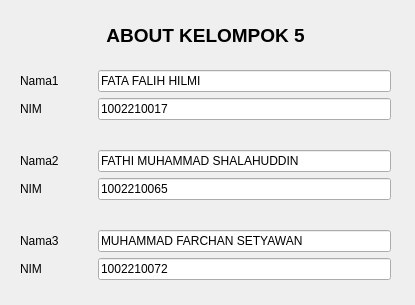
<?xml version="1.0" encoding="UTF-8"?>
<ui version="4.0">
 <class>AboutUs_Window</class>
 <widget class="QMainWindow" name="AboutUs_Window">
  <property name="enabled">
   <bool>true</bool>
  </property>
  <property name="geometry">
   <rect>
    <x>0</x>
    <y>0</y>
    <width>415</width>
    <height>305</height>
   </rect>
  </property>
  <property name="windowTitle">
   <string>About Us</string>
  </property>
  <widget class="QWidget" name="centralwidget">
   <widget class="QLabel" name="label">
    <property name="geometry">
     <rect>
      <x>0</x>
      <y>20</y>
      <width>411</width>
      <height>31</height>
     </rect>
    </property>
    <property name="font">
     <font>
      <pointsize>14</pointsize>
      <weight>75</weight>
      <bold>true</bold>
     </font>
    </property>
    <property name="text">
     <string>ABOUT KELOMPOK 5</string>
    </property>
    <property name="alignment">
     <set>Qt::AlignCenter</set>
    </property>
   </widget>
   <widget class="QWidget" name="formLayoutWidget">
    <property name="geometry">
     <rect>
      <x>20</x>
      <y>70</y>
      <width>371</width>
      <height>61</height>
     </rect>
    </property>
    <layout class="QFormLayout" name="formLayout">
     <item row="0" column="0">
      <widget class="QLabel" name="namaLabel">
       <property name="text">
        <string>Nama1          </string>
       </property>
      </widget>
     </item>
     <item row="0" column="1">
      <widget class="QLineEdit" name="namaLineEdit">
       <property name="text">
        <string>FATA FALIH HILMI</string>
       </property>
       <property name="readOnly">
        <bool>true</bool>
       </property>
      </widget>
     </item>
     <item row="1" column="0">
      <widget class="QLabel" name="nIMLabel">
       <property name="text">
        <string>NIM</string>
       </property>
      </widget>
     </item>
     <item row="1" column="1">
      <widget class="QLineEdit" name="nIMLineEdit">
       <property name="text">
        <string>1002210017</string>
       </property>
       <property name="readOnly">
        <bool>true</bool>
       </property>
      </widget>
     </item>
    </layout>
   </widget>
   <widget class="QWidget" name="formLayoutWidget_2">
    <property name="geometry">
     <rect>
      <x>20</x>
      <y>150</y>
      <width>371</width>
      <height>61</height>
     </rect>
    </property>
    <layout class="QFormLayout" name="formLayout_2">
     <item row="0" column="0">
      <widget class="QLabel" name="namaLabel_2">
       <property name="text">
        <string>Nama2          </string>
       </property>
      </widget>
     </item>
     <item row="0" column="1">
      <widget class="QLineEdit" name="namaLineEdit_2">
       <property name="text">
        <string>FATHI MUHAMMAD SHALAHUDDIN</string>
       </property>
       <property name="readOnly">
        <bool>true</bool>
       </property>
      </widget>
     </item>
     <item row="1" column="0">
      <widget class="QLabel" name="nIMLabel_2">
       <property name="text">
        <string>NIM</string>
       </property>
      </widget>
     </item>
     <item row="1" column="1">
      <widget class="QLineEdit" name="nIMLineEdit_2">
       <property name="text">
        <string>1002210065</string>
       </property>
       <property name="readOnly">
        <bool>true</bool>
       </property>
      </widget>
     </item>
    </layout>
   </widget>
   <widget class="QWidget" name="formLayoutWidget_3">
    <property name="geometry">
     <rect>
      <x>20</x>
      <y>230</y>
      <width>371</width>
      <height>61</height>
     </rect>
    </property>
    <layout class="QFormLayout" name="formLayout_3">
     <item row="0" column="0">
      <widget class="QLabel" name="namaLabel_3">
       <property name="text">
        <string>Nama3          </string>
       </property>
      </widget>
     </item>
     <item row="0" column="1">
      <widget class="QLineEdit" name="namaLineEdit_3">
       <property name="text">
        <string>MUHAMMAD FARCHAN SETYAWAN</string>
       </property>
       <property name="readOnly">
        <bool>true</bool>
       </property>
      </widget>
     </item>
     <item row="1" column="0">
      <widget class="QLabel" name="nIMLabel_3">
       <property name="text">
        <string>NIM</string>
       </property>
      </widget>
     </item>
     <item row="1" column="1">
      <widget class="QLineEdit" name="nIMLineEdit_3">
       <property name="text">
        <string>1002210072</string>
       </property>
       <property name="readOnly">
        <bool>true</bool>
       </property>
      </widget>
     </item>
    </layout>
   </widget>
   <widget class="QPushButton" name="AboutUs_PB_Home">
    <property name="geometry">
     <rect>
      <x>130</x>
      <y>340</y>
      <width>93</width>
      <height>28</height>
     </rect>
    </property>
    <property name="text">
     <string>Home</string>
    </property>
   </widget>
   <widget class="QPushButton" name="PB_update">
    <property name="geometry">
     <rect>
      <x>250</x>
      <y>340</y>
      <width>93</width>
      <height>28</height>
     </rect>
    </property>
    <property name="text">
     <string>Update</string>
    </property>
   </widget>
   <widget class="QLineEdit" name="text1">
    <property name="geometry">
     <rect>
      <x>30</x>
      <y>320</y>
      <width>113</width>
      <height>22</height>
     </rect>
    </property>
   </widget>
   <widget class="QLabel" name="label1">
    <property name="geometry">
     <rect>
      <x>160</x>
      <y>320</y>
      <width>55</width>
      <height>16</height>
     </rect>
    </property>
    <property name="text">
     <string>TextLabel</string>
    </property>
   </widget>
  </widget>
  <action name="actionCalculator">
   <property name="text">
    <string>Calculator</string>
   </property>
  </action>
  <action name="actionEngineering_Tool">
   <property name="text">
    <string>Engineering Tool</string>
   </property>
  </action>
  <action name="actionNetwork_Tool">
   <property name="text">
    <string>Network Tool</string>
   </property>
  </action>
  <action name="actionExit">
   <property name="text">
    <string>Exit</string>
   </property>
  </action>
  <action name="actionAbout_Us">
   <property name="text">
    <string>About Us</string>
   </property>
  </action>
 </widget>
 <resources/>
 <connections/>
</ui>
